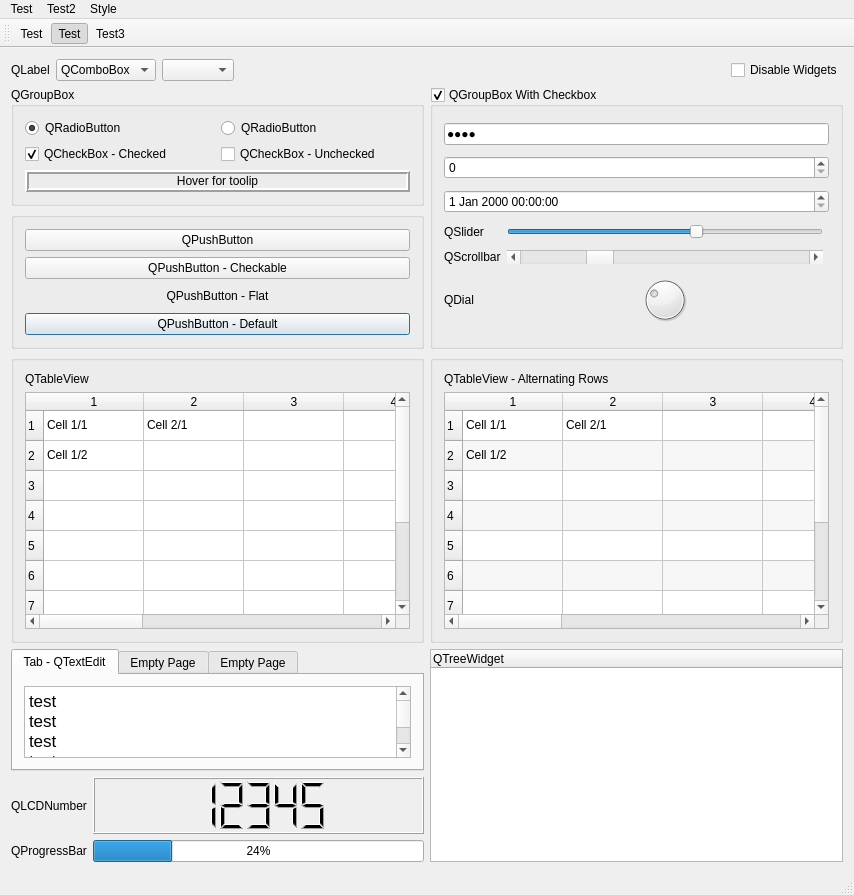
<?xml version="1.0" encoding="UTF-8"?>
<ui version="4.0">
 <class>MainWindow</class>
 <widget class="QMainWindow" name="MainWindow">
  <property name="geometry">
   <rect>
    <x>0</x>
    <y>0</y>
    <width>854</width>
    <height>895</height>
   </rect>
  </property>
  <property name="windowTitle">
   <string>MainWindow</string>
  </property>
  <widget class="QWidget" name="centralWidget">
   <layout class="QGridLayout" name="gridLayout_2" rowstretch="0,0,0,5,0,1,1,1,0,0" columnstretch="1,1">
    <item row="1" column="1" rowspan="2">
     <widget class="QGroupBox" name="groupBox_3">
      <property name="title">
       <string>QGroupBox With Checkbox</string>
      </property>
      <property name="checkable">
       <bool>true</bool>
      </property>
      <layout class="QGridLayout" name="gridLayout">
       <item row="2" column="0" colspan="3">
        <widget class="QDateTimeEdit" name="dateTimeEdit"/>
       </item>
       <item row="4" column="0">
        <widget class="QLabel" name="label_4">
         <property name="text">
          <string>QScrollbar</string>
         </property>
        </widget>
       </item>
       <item row="3" column="0">
        <widget class="QLabel" name="label_3">
         <property name="text">
          <string>QSlider</string>
         </property>
        </widget>
       </item>
       <item row="3" column="1">
        <widget class="QSlider" name="horizontalSlider">
         <property name="value">
          <number>60</number>
         </property>
         <property name="orientation">
          <enum>Qt::Horizontal</enum>
         </property>
        </widget>
       </item>
       <item row="0" column="0" colspan="3">
        <widget class="QLineEdit" name="lineEdit">
         <property name="text">
          <string>test</string>
         </property>
         <property name="echoMode">
          <enum>QLineEdit::Password</enum>
         </property>
        </widget>
       </item>
       <item row="4" column="1">
        <widget class="QScrollBar" name="horizontalScrollBar">
         <property name="value">
          <number>25</number>
         </property>
         <property name="orientation">
          <enum>Qt::Horizontal</enum>
         </property>
        </widget>
       </item>
       <item row="1" column="0" colspan="3">
        <widget class="QSpinBox" name="spinBox"/>
       </item>
       <item row="6" column="1">
        <widget class="QDial" name="dial">
         <property name="maximumSize">
          <size>
           <width>16777215</width>
           <height>50</height>
          </size>
         </property>
         <property name="value">
          <number>30</number>
         </property>
        </widget>
       </item>
       <item row="6" column="0">
        <widget class="QLabel" name="label_5">
         <property name="text">
          <string>QDial</string>
         </property>
        </widget>
       </item>
      </layout>
     </widget>
    </item>
    <item row="0" column="0" colspan="2">
     <layout class="QHBoxLayout" name="horizontalLayout">
      <item>
       <widget class="QLabel" name="label">
        <property name="text">
         <string>QLabel</string>
        </property>
       </widget>
      </item>
      <item>
       <widget class="QComboBox" name="comboBox">
        <item>
         <property name="text">
          <string>QComboBox</string>
         </property>
        </item>
        <item>
         <property name="text">
          <string>New Item 2</string>
         </property>
        </item>
        <item>
         <property name="text">
          <string>New Item 3</string>
         </property>
        </item>
       </widget>
      </item>
      <item>
       <widget class="QComboBox" name="comboBox_2"/>
      </item>
      <item>
       <spacer name="horizontalSpacer">
        <property name="orientation">
         <enum>Qt::Horizontal</enum>
        </property>
        <property name="sizeHint" stdset="0">
         <size>
          <width>40</width>
          <height>20</height>
         </size>
        </property>
       </spacer>
      </item>
      <item>
       <widget class="QCheckBox" name="checkBox_4">
        <property name="text">
         <string>Disable Widgets</string>
        </property>
        <property name="checked">
         <bool>false</bool>
        </property>
       </widget>
      </item>
     </layout>
    </item>
    <item row="7" column="0">
     <layout class="QHBoxLayout" name="horizontalLayout_2">
      <item>
       <widget class="QLabel" name="label_6">
        <property name="text">
         <string>QProgressBar</string>
        </property>
       </widget>
      </item>
      <item>
       <widget class="QProgressBar" name="progressBar">
        <property name="value">
         <number>24</number>
        </property>
       </widget>
      </item>
     </layout>
    </item>
    <item row="6" column="0">
     <layout class="QHBoxLayout" name="horizontalLayout_3" stretch="0,1">
      <item>
       <widget class="QLabel" name="label_7">
        <property name="text">
         <string>QLCDNumber</string>
        </property>
       </widget>
      </item>
      <item>
       <widget class="QLCDNumber" name="lcdNumber">
        <property name="minimumSize">
         <size>
          <width>0</width>
          <height>20</height>
         </size>
        </property>
        <property name="value" stdset="0">
         <double>12345.000000000000000</double>
        </property>
        <property name="intValue" stdset="0">
         <number>12345</number>
        </property>
       </widget>
      </item>
     </layout>
    </item>
    <item row="2" column="0">
     <widget class="QGroupBox" name="groupBox_2">
      <property name="title">
       <string/>
      </property>
      <layout class="QVBoxLayout" name="verticalLayout_3">
       <item>
        <widget class="QPushButton" name="pushButton">
         <property name="text">
          <string>QPushButton</string>
         </property>
        </widget>
       </item>
       <item>
        <widget class="QPushButton" name="pushButton_2">
         <property name="text">
          <string>QPushButton - Checkable</string>
         </property>
         <property name="checkable">
          <bool>true</bool>
         </property>
        </widget>
       </item>
       <item>
        <widget class="QPushButton" name="pushButton_3">
         <property name="text">
          <string>QPushButton - Flat</string>
         </property>
         <property name="flat">
          <bool>true</bool>
         </property>
        </widget>
       </item>
       <item>
        <widget class="QPushButton" name="pushButton_4">
         <property name="text">
          <string>QPushButton - Default</string>
         </property>
         <property name="default">
          <bool>true</bool>
         </property>
        </widget>
       </item>
      </layout>
     </widget>
    </item>
    <item row="1" column="0">
     <widget class="QGroupBox" name="groupBox">
      <property name="title">
       <string>QGroupBox</string>
      </property>
      <layout class="QGridLayout" name="gridLayout_3">
       <item row="2" column="1">
        <widget class="QCheckBox" name="checkBox_2">
         <property name="text">
          <string>QCheckBox - Unchecked</string>
         </property>
         <property name="checkable">
          <bool>true</bool>
         </property>
         <property name="checked">
          <bool>false</bool>
         </property>
         <property name="tristate">
          <bool>true</bool>
         </property>
        </widget>
       </item>
       <item row="0" column="1">
        <widget class="QRadioButton" name="radioButton_2">
         <property name="text">
          <string>QRadioButton</string>
         </property>
        </widget>
       </item>
       <item row="2" column="0">
        <widget class="QCheckBox" name="checkBox">
         <property name="text">
          <string>QCheckBox - Checked</string>
         </property>
         <property name="checkable">
          <bool>true</bool>
         </property>
         <property name="checked">
          <bool>true</bool>
         </property>
         <property name="tristate">
          <bool>true</bool>
         </property>
        </widget>
       </item>
       <item row="0" column="0">
        <widget class="QRadioButton" name="radioButton">
         <property name="toolTipDuration">
          <number>-10</number>
         </property>
         <property name="text">
          <string>QRadioButton</string>
         </property>
         <property name="checked">
          <bool>true</bool>
         </property>
        </widget>
       </item>
       <item row="3" column="0" colspan="2">
        <widget class="QLabel" name="tooltiplabel">
         <property name="frameShape">
          <enum>QFrame::Box</enum>
         </property>
         <property name="frameShadow">
          <enum>QFrame::Raised</enum>
         </property>
         <property name="lineWidth">
          <number>2</number>
         </property>
         <property name="text">
          <string>Hover for toolip</string>
         </property>
         <property name="alignment">
          <set>Qt::AlignCenter</set>
         </property>
        </widget>
       </item>
      </layout>
     </widget>
    </item>
    <item row="3" column="1">
     <widget class="QGroupBox" name="groupBox_5">
      <property name="title">
       <string/>
      </property>
      <layout class="QGridLayout" name="gridLayout_5">
       <item row="1" column="0">
        <widget class="QTableWidget" name="tableWidget_2">
         <property name="alternatingRowColors">
          <bool>true</bool>
         </property>
         <row>
          <property name="text">
           <string>1</string>
          </property>
         </row>
         <row>
          <property name="text">
           <string>2</string>
          </property>
         </row>
         <row>
          <property name="text">
           <string>3</string>
          </property>
         </row>
         <row>
          <property name="text">
           <string>4</string>
          </property>
         </row>
         <row>
          <property name="text">
           <string>5</string>
          </property>
         </row>
         <row>
          <property name="text">
           <string>6</string>
          </property>
         </row>
         <row>
          <property name="text">
           <string>7</string>
          </property>
         </row>
         <row>
          <property name="text">
           <string>8</string>
          </property>
         </row>
         <row>
          <property name="text">
           <string>9</string>
          </property>
         </row>
         <row>
          <property name="text">
           <string>10</string>
          </property>
         </row>
         <column>
          <property name="text">
           <string>1</string>
          </property>
         </column>
         <column>
          <property name="text">
           <string>2</string>
          </property>
         </column>
         <column>
          <property name="text">
           <string>3</string>
          </property>
         </column>
         <column>
          <property name="text">
           <string>4</string>
          </property>
         </column>
         <column>
          <property name="text">
           <string>5</string>
          </property>
         </column>
         <column>
          <property name="text">
           <string>6</string>
          </property>
         </column>
         <column>
          <property name="text">
           <string>7</string>
          </property>
         </column>
         <column>
          <property name="text">
           <string>8</string>
          </property>
         </column>
         <column>
          <property name="text">
           <string>9</string>
          </property>
         </column>
         <column>
          <property name="text">
           <string>10</string>
          </property>
         </column>
         <item row="0" column="0">
          <property name="text">
           <string>Cell 1/1</string>
          </property>
         </item>
         <item row="0" column="1">
          <property name="text">
           <string>Cell 2/1</string>
          </property>
         </item>
         <item row="1" column="0">
          <property name="text">
           <string>Cell 1/2</string>
          </property>
         </item>
        </widget>
       </item>
       <item row="0" column="0">
        <widget class="QLabel" name="label_9">
         <property name="text">
          <string>QTableView - Alternating Rows</string>
         </property>
        </widget>
       </item>
      </layout>
     </widget>
    </item>
    <item row="3" column="0">
     <widget class="QGroupBox" name="groupBox_4">
      <property name="title">
       <string/>
      </property>
      <layout class="QGridLayout" name="gridLayout_4">
       <item row="1" column="0">
        <widget class="QTableWidget" name="tableWidget">
         <row>
          <property name="text">
           <string>1</string>
          </property>
         </row>
         <row>
          <property name="text">
           <string>2</string>
          </property>
         </row>
         <row>
          <property name="text">
           <string>3</string>
          </property>
         </row>
         <row>
          <property name="text">
           <string>4</string>
          </property>
         </row>
         <row>
          <property name="text">
           <string>5</string>
          </property>
         </row>
         <row>
          <property name="text">
           <string>6</string>
          </property>
         </row>
         <row>
          <property name="text">
           <string>7</string>
          </property>
         </row>
         <row>
          <property name="text">
           <string>8</string>
          </property>
         </row>
         <row>
          <property name="text">
           <string>9</string>
          </property>
         </row>
         <row>
          <property name="text">
           <string>10</string>
          </property>
         </row>
         <column>
          <property name="text">
           <string>1</string>
          </property>
         </column>
         <column>
          <property name="text">
           <string>2</string>
          </property>
         </column>
         <column>
          <property name="text">
           <string>3</string>
          </property>
         </column>
         <column>
          <property name="text">
           <string>4</string>
          </property>
         </column>
         <column>
          <property name="text">
           <string>5</string>
          </property>
         </column>
         <column>
          <property name="text">
           <string>6</string>
          </property>
         </column>
         <column>
          <property name="text">
           <string>7</string>
          </property>
         </column>
         <column>
          <property name="text">
           <string>8</string>
          </property>
         </column>
         <column>
          <property name="text">
           <string>9</string>
          </property>
         </column>
         <column>
          <property name="text">
           <string>10</string>
          </property>
         </column>
         <item row="0" column="0">
          <property name="text">
           <string>Cell 1/1</string>
          </property>
         </item>
         <item row="0" column="1">
          <property name="text">
           <string>Cell 2/1</string>
          </property>
         </item>
         <item row="1" column="0">
          <property name="text">
           <string>Cell 1/2</string>
          </property>
         </item>
        </widget>
       </item>
       <item row="0" column="0">
        <widget class="QLabel" name="label_8">
         <property name="text">
          <string>QTableView</string>
         </property>
        </widget>
       </item>
      </layout>
     </widget>
    </item>
    <item row="5" column="1" rowspan="3">
     <widget class="QTreeWidget" name="treeWidget">
      <column>
       <property name="text">
        <string>QTreeWidget</string>
       </property>
      </column>
     </widget>
    </item>
    <item row="5" column="0">
     <widget class="QTabWidget" name="tabWidget">
      <property name="currentIndex">
       <number>0</number>
      </property>
      <widget class="QWidget" name="tab">
       <attribute name="title">
        <string>Tab - QTextEdit</string>
       </attribute>
       <layout class="QVBoxLayout" name="verticalLayout">
        <item>
         <widget class="QTextEdit" name="textEdit">
          <property name="html">
           <string>&lt;!DOCTYPE HTML PUBLIC &quot;-//W3C//DTD HTML 4.0//EN&quot; &quot;http://www.w3.org/TR/REC-html40/strict.dtd&quot;&gt;
&lt;html&gt;&lt;head&gt;&lt;meta name=&quot;qrichtext&quot; content=&quot;1&quot; /&gt;&lt;style type=&quot;text/css&quot;&gt;
p, li { white-space: pre-wrap; }
&lt;/style&gt;&lt;/head&gt;&lt;body style=&quot; font-family:'.SF NS Text'; font-size:13pt; font-weight:400; font-style:normal;&quot;&gt;
&lt;p style=&quot; margin-top:0px; margin-bottom:0px; margin-left:0px; margin-right:0px; -qt-block-indent:0; text-indent:0px;&quot;&gt;test&lt;br /&gt;test&lt;br /&gt;test&lt;br /&gt;test&lt;br /&gt;test&lt;br /&gt;test&lt;br /&gt;test&lt;br /&gt;test&lt;br /&gt;test&lt;br /&gt;test&lt;br /&gt;test&lt;br /&gt;test&lt;br /&gt;test&lt;br /&gt;test&lt;br /&gt;test&lt;br /&gt;test&lt;br /&gt;test&lt;br /&gt;test&lt;br /&gt;test&lt;br /&gt;test&lt;br /&gt;test&lt;br /&gt;test&lt;br /&gt;test&lt;br /&gt;test&lt;br /&gt;test&lt;br /&gt;test&lt;br /&gt;test&lt;br /&gt;test&lt;br /&gt;test&lt;br /&gt;test&lt;br /&gt;test&lt;br /&gt;test&lt;br /&gt;test&lt;br /&gt;test&lt;br /&gt;test&lt;br /&gt;test&lt;br /&gt;test&lt;br /&gt;test&lt;br /&gt;test&lt;br /&gt;test&lt;br /&gt;test&lt;br /&gt;test&lt;br /&gt;test&lt;br /&gt;test&lt;br /&gt;test&lt;br /&gt;test&lt;br /&gt;test&lt;br /&gt;test&lt;br /&gt;test&lt;br /&gt;test&lt;br /&gt;test&lt;br /&gt;test&lt;br /&gt;test&lt;br /&gt;test&lt;br /&gt;test&lt;br /&gt;test&lt;br /&gt;test&lt;br /&gt;test&lt;br /&gt;test&lt;br /&gt;test&lt;br /&gt;test&lt;br /&gt;test&lt;br /&gt;test&lt;br /&gt;test&lt;br /&gt;test&lt;br /&gt;test&lt;br /&gt;&lt;/p&gt;&lt;/body&gt;&lt;/html&gt;</string>
          </property>
         </widget>
        </item>
       </layout>
      </widget>
      <widget class="QWidget" name="tab_3">
       <attribute name="title">
        <string>Empty Page</string>
       </attribute>
      </widget>
      <widget class="QWidget" name="tab_4">
       <attribute name="title">
        <string>Empty Page</string>
       </attribute>
      </widget>
     </widget>
    </item>
   </layout>
  </widget>
  <widget class="QMenuBar" name="menuBar">
   <property name="geometry">
    <rect>
     <x>0</x>
     <y>0</y>
     <width>854</width>
     <height>22</height>
    </rect>
   </property>
   <widget class="QMenu" name="menuTest">
    <property name="title">
     <string>Test</string>
    </property>
    <addaction name="actionTest"/>
    <addaction name="actionTest_2"/>
    <addaction name="separator"/>
    <addaction name="actionTest_3"/>
   </widget>
   <widget class="QMenu" name="menuTest2">
    <property name="title">
     <string>Test2</string>
    </property>
    <widget class="QMenu" name="menuTest2_2">
     <property name="title">
      <string>Test2</string>
     </property>
     <addaction name="actionTest3"/>
     <addaction name="actionTest3_2"/>
    </widget>
    <addaction name="menuTest2_2"/>
   </widget>
   <widget class="QMenu" name="menuStyle">
    <property name="title">
     <string>Style</string>
    </property>
    <addaction name="actionLight"/>
    <addaction name="actionDark"/>
   </widget>
   <addaction name="menuTest"/>
   <addaction name="menuTest2"/>
   <addaction name="menuStyle"/>
  </widget>
  <widget class="QToolBar" name="mainToolBar">
   <attribute name="toolBarArea">
    <enum>TopToolBarArea</enum>
   </attribute>
   <attribute name="toolBarBreak">
    <bool>false</bool>
   </attribute>
   <addaction name="actionTest"/>
   <addaction name="actionTest_2"/>
   <addaction name="actionTest3"/>
  </widget>
  <widget class="QStatusBar" name="statusBar"/>
  <action name="actionTest">
   <property name="text">
    <string>Test</string>
   </property>
  </action>
  <action name="actionTest_2">
   <property name="checkable">
    <bool>true</bool>
   </property>
   <property name="checked">
    <bool>true</bool>
   </property>
   <property name="text">
    <string>Test</string>
   </property>
  </action>
  <action name="actionTest_3">
   <property name="checkable">
    <bool>true</bool>
   </property>
   <property name="text">
    <string>Test</string>
   </property>
  </action>
  <action name="actionTest3">
   <property name="text">
    <string>Test3</string>
   </property>
  </action>
  <action name="actionTest3_2">
   <property name="text">
    <string>Test3</string>
   </property>
  </action>
  <action name="actionLight">
   <property name="text">
    <string>Light</string>
   </property>
  </action>
  <action name="actionDark">
   <property name="text">
    <string>Dark</string>
   </property>
  </action>
 </widget>
 <layoutdefault spacing="6" margin="11"/>
 <resources/>
 <connections>
  <connection>
   <sender>checkBox_4</sender>
   <signal>toggled(bool)</signal>
   <receiver>groupBox_2</receiver>
   <slot>setDisabled(bool)</slot>
   <hints>
    <hint type="sourcelabel">
     <x>543</x>
     <y>70</y>
    </hint>
    <hint type="destinationlabel">
     <x>376</x>
     <y>97</y>
    </hint>
   </hints>
  </connection>
  <connection>
   <sender>checkBox_4</sender>
   <signal>toggled(bool)</signal>
   <receiver>groupBox</receiver>
   <slot>setDisabled(bool)</slot>
   <hints>
    <hint type="sourcelabel">
     <x>617</x>
     <y>70</y>
    </hint>
    <hint type="destinationlabel">
     <x>47</x>
     <y>104</y>
    </hint>
   </hints>
  </connection>
  <connection>
   <sender>checkBox_4</sender>
   <signal>toggled(bool)</signal>
   <receiver>tabWidget</receiver>
   <slot>setDisabled(bool)</slot>
   <hints>
    <hint type="sourcelabel">
     <x>623</x>
     <y>74</y>
    </hint>
    <hint type="destinationlabel">
     <x>234</x>
     <y>264</y>
    </hint>
   </hints>
  </connection>
  <connection>
   <sender>checkBox_4</sender>
   <signal>toggled(bool)</signal>
   <receiver>groupBox_3</receiver>
   <slot>setDisabled(bool)</slot>
   <hints>
    <hint type="sourcelabel">
     <x>503</x>
     <y>80</y>
    </hint>
    <hint type="destinationlabel">
     <x>503</x>
     <y>262</y>
    </hint>
   </hints>
  </connection>
  <connection>
   <sender>checkBox_4</sender>
   <signal>toggled(bool)</signal>
   <receiver>progressBar</receiver>
   <slot>setDisabled(bool)</slot>
   <hints>
    <hint type="sourcelabel">
     <x>631</x>
     <y>73</y>
    </hint>
    <hint type="destinationlabel">
     <x>607</x>
     <y>517</y>
    </hint>
   </hints>
  </connection>
  <connection>
   <sender>checkBox_4</sender>
   <signal>toggled(bool)</signal>
   <receiver>mainToolBar</receiver>
   <slot>setDisabled(bool)</slot>
   <hints>
    <hint type="sourcelabel">
     <x>648</x>
     <y>71</y>
    </hint>
    <hint type="destinationlabel">
     <x>105</x>
     <y>33</y>
    </hint>
   </hints>
  </connection>
  <connection>
   <sender>checkBox_4</sender>
   <signal>toggled(bool)</signal>
   <receiver>menuBar</receiver>
   <slot>setDisabled(bool)</slot>
   <hints>
    <hint type="sourcelabel">
     <x>634</x>
     <y>73</y>
    </hint>
    <hint type="destinationlabel">
     <x>64</x>
     <y>7</y>
    </hint>
   </hints>
  </connection>
  <connection>
   <sender>checkBox_4</sender>
   <signal>toggled(bool)</signal>
   <receiver>statusBar</receiver>
   <slot>setDisabled(bool)</slot>
   <hints>
    <hint type="sourcelabel">
     <x>650</x>
     <y>70</y>
    </hint>
    <hint type="destinationlabel">
     <x>533</x>
     <y>549</y>
    </hint>
   </hints>
  </connection>
  <connection>
   <sender>checkBox_4</sender>
   <signal>toggled(bool)</signal>
   <receiver>comboBox</receiver>
   <slot>setDisabled(bool)</slot>
   <hints>
    <hint type="sourcelabel">
     <x>626</x>
     <y>70</y>
    </hint>
    <hint type="destinationlabel">
     <x>297</x>
     <y>65</y>
    </hint>
   </hints>
  </connection>
  <connection>
   <sender>checkBox_4</sender>
   <signal>toggled(bool)</signal>
   <receiver>label</receiver>
   <slot>setDisabled(bool)</slot>
   <hints>
    <hint type="sourcelabel">
     <x>639</x>
     <y>78</y>
    </hint>
    <hint type="destinationlabel">
     <x>28</x>
     <y>66</y>
    </hint>
   </hints>
  </connection>
 </connections>
</ui>
